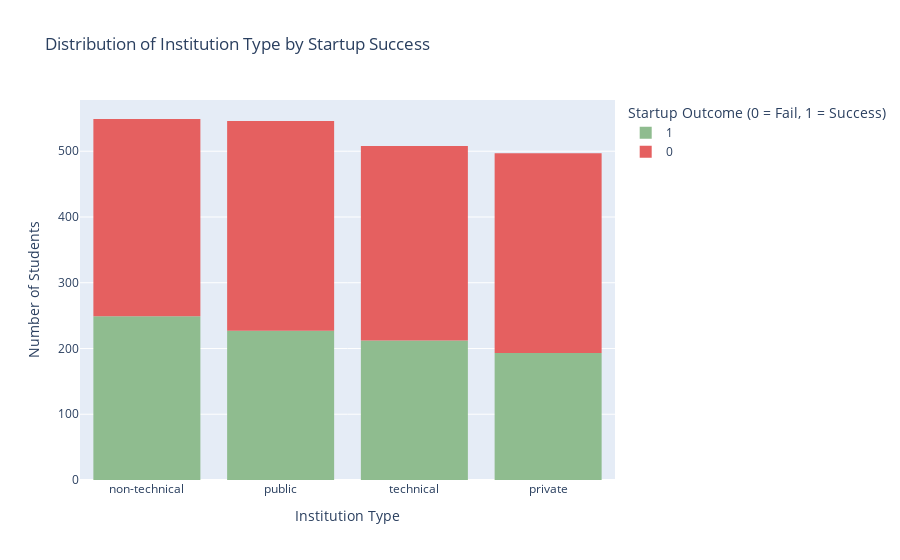

Notebook code cell kept with this figure:
### Markdown cell above
> **Summary:**  
About **42%** of student startups succeeded, while **58%** failed.  
This indicates a slightly higher proportion of unsuccessful ventures but still a fairly balanced distribution, suitable for building reliable classification models.

### Code cell
# Histogram showing the distribution of startup success across institution types
institute_type_success = pd.crosstab(df['institution_type'], df['success_label'], margins=True)
print(institute_type_success)

sorted_institution_types = df['institution_type'].value_counts().index

fig1 = px.histogram(df, 
                    x='institution_type', 
                    color='success_label',
                    title='Distribution of Institution Type by Startup Success',
                    labels={'institution_type': 'Institution Type', 
                            'success_label': 'Startup Outcome (0 = Fail, 1 = Success)', 
                            'count': 'Number of Students'},
                    color_discrete_map={0: '#e56060', 1: '#8fbc8f'},
                    category_orders={'institution_type': sorted_institution_types})  

fig1.update_layout(
    xaxis_title="Institution Type",
    yaxis_title="Number of Students",
    xaxis=dict(tickmode='array', tickvals=sorted_institution_types)
)

fig1.show()

### Figure 1 — Plotly figure (JSON) as saved in the notebook; plotly's stock layout.template omitted (floating-point values rounded to 4 significant figures; data arrays with more than 128 entries replaced by an {"elided": "..."} marker saying what was removed)
{"data": [{"bingroup": "x", "hovertemplate": "Startup Outcome (0 = Fail, 1 = Success)=1<br>Institution Type=%{x}<br>count=%{y}<extra></extra>", "legendgroup": "1", "marker": {"color": "#8fbc8f", "pattern": {"shape": ""}}, "name": "1", "orientation": "v", "showlegend": true, "type": "histogram", "x": {"elided": "881 str values"}, "xaxis": "x", "yaxis": "y"}, {"bingroup": "x", "hovertemplate": "Startup Outcome (0 = Fail, 1 = Success)=0<br>Institution Type=%{x}<br>count=%{y}<extra></extra>", "legendgroup": "0", "marker": {"color": "#e56060", "pattern": {"shape": ""}}, "name": "0", "orientation": "v", "showlegend": true, "type": "histogram", "x": {"elided": "1219 str values"}, "xaxis": "x", "yaxis": "y"}], "layout": {"barmode": "relative", "legend": {"title": {"text": "Startup Outcome (0 = Fail, 1 = Success)"}, "tracegroupgap": 0}, "title": {"text": "Distribution of Institution Type by Startup Success"}, "xaxis": {"anchor": "y", "categoryarray": ["non-technical", "public", "technical", "private"], "categoryorder": "array", "domain": [0, 1], "tickmode": "array", "tickvals": ["non-technical", "public", "technical", "private"], "title": {"text": "Institution Type"}}, "yaxis": {"anchor": "x", "domain": [0, 1], "title": {"text": "Number of Students"}}}}
